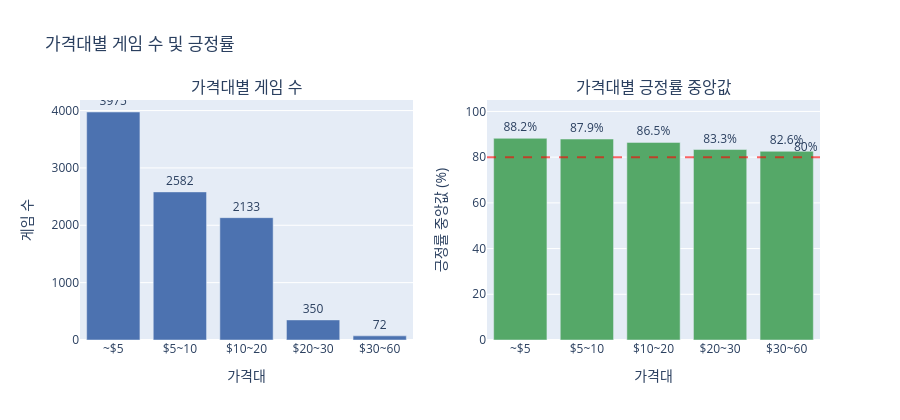

The notebook cell this image was saved under:
### Code cell
fig = make_subplots(
    rows=1, cols=2,
    subplot_titles=('가격대별 게임 수', '가격대별 긍정률 중앙값'),
)

fig.add_trace(go.Bar(
    x=price_range_stats['price_range'],
    y=price_range_stats['게임수'],
    text=price_range_stats['게임수'],
    textposition='outside',
    marker_color='#4C72B0',
    showlegend=False,
), row=1, col=1)

fig.add_trace(go.Bar(
    x=price_range_stats['price_range'],
    y=price_range_stats['긍정률_중앙값'],
    text=price_range_stats['긍정률_중앙값'].apply(lambda x: f'{x:.1f}%'),
    textposition='outside',
    marker_color='#55A868',
    showlegend=False,
), row=1, col=2)

fig.add_hline(y=80, line_dash='dash', line_color='red', opacity=0.6,
              annotation_text='80%', annotation_position='top right', row=1, col=2)

fig.update_layout(title='가격대별 게임 수 및 긍정률', height=420)
fig.update_yaxes(title_text='게임 수', row=1, col=1)
fig.update_yaxes(title_text='긍정률 중앙값 (%)', range=[0, 105], row=1, col=2)
fig.update_xaxes(title_text='가격대')
fig.show()

### Figure 1 — Plotly figure (JSON) as saved in the notebook; plotly's stock layout.template omitted (floating-point values rounded to 4 significant figures)
{"data": [{"marker": {"color": "#4C72B0"}, "showlegend": false, "text": [3975.0, 2582.0, 2133.0, 350.0, 72.0], "textposition": "outside", "type": "bar", "x": ["~$5", "$5~10", "$10~20", "$20~30", "$30~60"], "xaxis": "x", "y": [3975, 2582, 2133, 350, 72], "yaxis": "y"}, {"marker": {"color": "#55A868"}, "showlegend": false, "text": ["88.2%", "87.9%", "86.5%", "83.3%", "82.6%"], "textposition": "outside", "type": "bar", "x": ["~$5", "$5~10", "$10~20", "$20~30", "$30~60"], "xaxis": "x2", "y": [88.24, 87.93, 86.46, 83.33, 82.56], "yaxis": "y2"}], "layout": {"annotations": [{"font": {"size": 16}, "showarrow": false, "text": "가격대별 게임 수", "x": 0.225, "xanchor": "center", "xref": "paper", "y": 1, "yanchor": "bottom", "yref": "paper"}, {"font": {"size": 16}, "showarrow": false, "text": "가격대별 긍정률 중앙값", "x": 0.775, "xanchor": "center", "xref": "paper", "y": 1, "yanchor": "bottom", "yref": "paper"}, {"showarrow": false, "text": "80%", "x": 1, "xanchor": "right", "xref": "x2 domain", "y": 80, "yanchor": "bottom", "yref": "y2"}], "height": 420, "shapes": [{"line": {"color": "red", "dash": "dash"}, "opacity": 0.6, "type": "line", "x0": 0, "x1": 1, "xref": "x2 domain", "y0": 80, "y1": 80, "yref": "y2"}], "title": {"text": "가격대별 게임 수 및 긍정률"}, "xaxis": {"anchor": "y", "domain": [0, 0.45], "title": {"text": "가격대"}}, "xaxis2": {"anchor": "y2", "domain": [0.55, 1], "title": {"text": "가격대"}}, "yaxis": {"anchor": "x", "domain": [0, 1], "title": {"text": "게임 수"}}, "yaxis2": {"anchor": "x2", "domain": [0, 1], "range": [0, 105], "title": {"text": "긍정률 중앙값 (%)"}}}}
